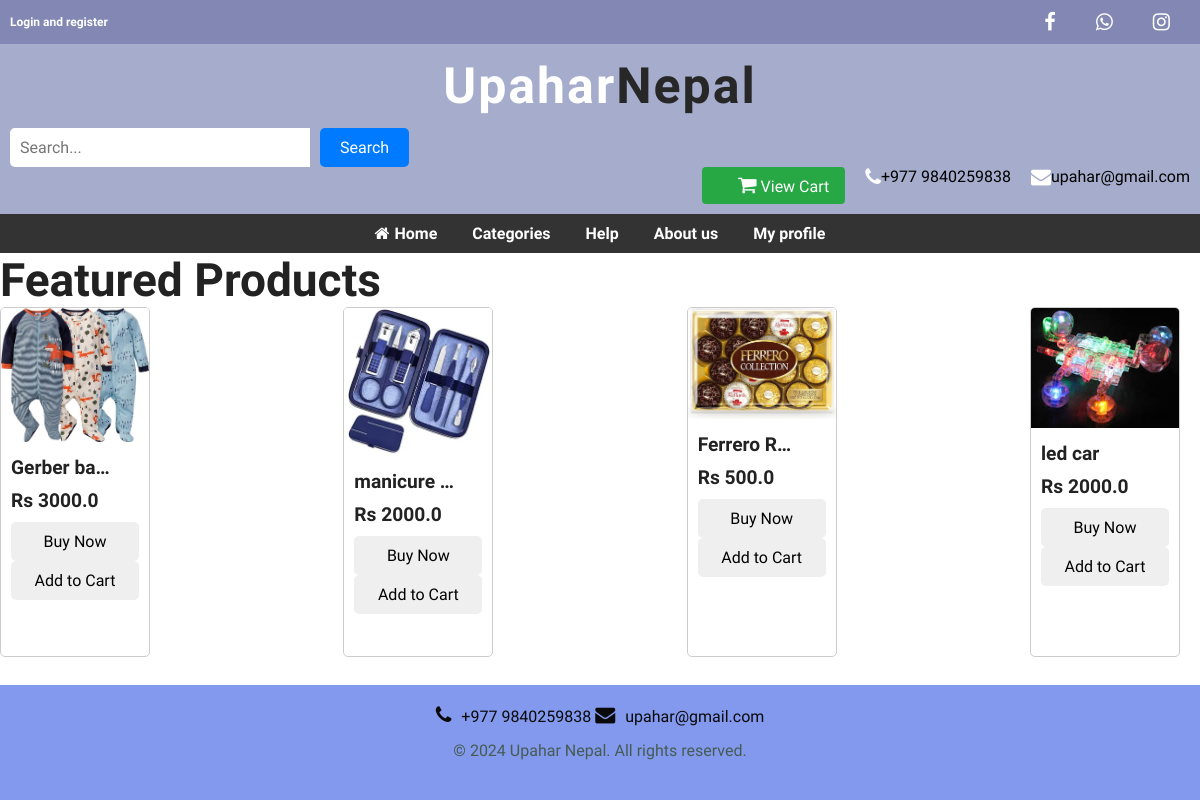
The page / on the database its author committed.
### store_app/models.py (models this page shows, shortened)
class Product(models.Model):
    STOCK_CHOICES = (('IN STOCK', 'IN STOCK'), ('OUT OF STOCK', 'OUT OF STOCK'))
    unique_id = models.CharField(unique=True, max_length=200, null=True, blank=True)
    image = models.ImageField(upload_to='Product_images/img')
    name = models.CharField(max_length=60)
    price = models.FloatField()
    description = models.CharField(max_length=500)
    stock = models.CharField(choices=STOCK_CHOICES, max_length=200)
    added_date = models.DateTimeField(default=timezone.now)
    categorie = models.ForeignKey(Categorie, on_delete=models.CASCADE)
    color = models.ForeignKey(Color, on_delete=models.CASCADE)
    filter_price = models.ForeignKey(Filter_Price, on_delete=models.CASCADE)

### E_shop/views.py (the view)
# urls.py: path('', views.HOME, name='home'),
def HOME(request):
    products = Product.objects.all()
    context = {
        'products': products,
    }
    return render(request, 'main/index.html', context)

### templates/main/index.html (shortened to what this page needs)
{% extends 'main/base.html' %}
{% block content %}
{% load static %}
<div class="latest-products pt-5 pb-0">
    <div class="container-xl">
        <div class="section-tile row">
            <div class="col-md-10 text-center mx-auto">
                <h2>Featured Products</h2>
            </div>
        </div>
       <div class="container">
            <div class="row flex-row">
                {% for prod in products %}
                <div class="col-lg-4 col-md-6 mb-4 product-card" data-category="{{ prod.category.id }}">
                    <div class="bg-white p-2 shadow-md">
                        <div class="text-center">
                            <a href="detail.html">
                                <img src="/{{ prod.image }}" alt="" class="product-image">
                            </a>
                        </div>
                        <div class="detail p-2 product-detail">
                            <h4>{{ prod.name | truncatechars:10 }}</h4>
                            <h4>Rs {{ prod.price }}</h4>
                            <div class="row pt-2">
                                <div class="col-md-6">
                                    <button class="btn mb-2 fw-bold w-100 btn-danger">Buy Now</button>
                                </div>
                                <div class="col-md-6">
                                    <form class="add-to-cart-form" data-product-id="{{ prod.id }}">
                                        <button type="button" class="add-to-cart btn fw-bold w-100 btn-outline-danger">Add to Cart</button>
                                    </form>
                                </div>
                            </div>
                        </div>
                    </div>
                </div>
                {% endfor %}
            </div>
        </div>
    </div>
</div>
{% endblock %}

### static/css/style.css (style rules this page uses)
* { margin: 0; padding: 0; box-sizing: border-box; font-family: "Spartan", sans-serif; }
html { scroll-behavior: smooth; }
h2 { font-size: 46px; line-height: 54px; color: #222; }
h4 { font-size: 20px; color: #222; }
body { width: 100%; margin: 0; }
:root { --primary: rgb(72, 72, 186); --secondary: rgb(39, 39, 39); --light: rgb(95, 94, 94); }
.product-card { flex: 0 0 auto; margin-right: 20px; width: calc(33.3333% - 20px); }
.product-detail { padding: 15px; }
.product-detail h4 { font-size: 1.2rem; margin-bottom: 10px; }
.product-detail button { font-size: 1rem; }
@media (max-width: 1200px) { .product-card { width: calc(50% - 20px); } }
.product-card { flex: 0 0 auto; margin-right: 20px; width: calc(33.3333% - 20px); height: 350px; overflow: hidden; }
.product-detail { height: 100%; padding: 15px; display: flex; flex-direction: column; justify-content: space-between; }
.product-card { flex: 0 0 calc(15% - 30px); margin-bottom: 20px; position: relative; overflow: hidden; border: 1px solid #ccc; border-radius: 5px; }
.product-detail { padding: 10px; }
.product-detail h4 { margin-bottom: 10px; }
.product-detail .btn { width: 100%; padding: 10px; border: none; border-radius: 5px; cursor: pointer; }

### templates/main/index.html (style rules this page uses)
.flex-row { display: flex; flex-wrap: wrap; justify-content: space-between; }
.product-card { flex: 0 0 calc(15% - 30px); margin-bottom: 20px; }
.product-image { max-width: 100%; height: auto; }

### rows shown on the page
Product: image (picture), name "Gerber ba…", price "3000.0"
Product: image (picture), name "manicure …", price "2000.0"
Product: image (picture), name "Ferrero R…", price "500.0"
Product: image (picture), name "led car", price "2000.0"
